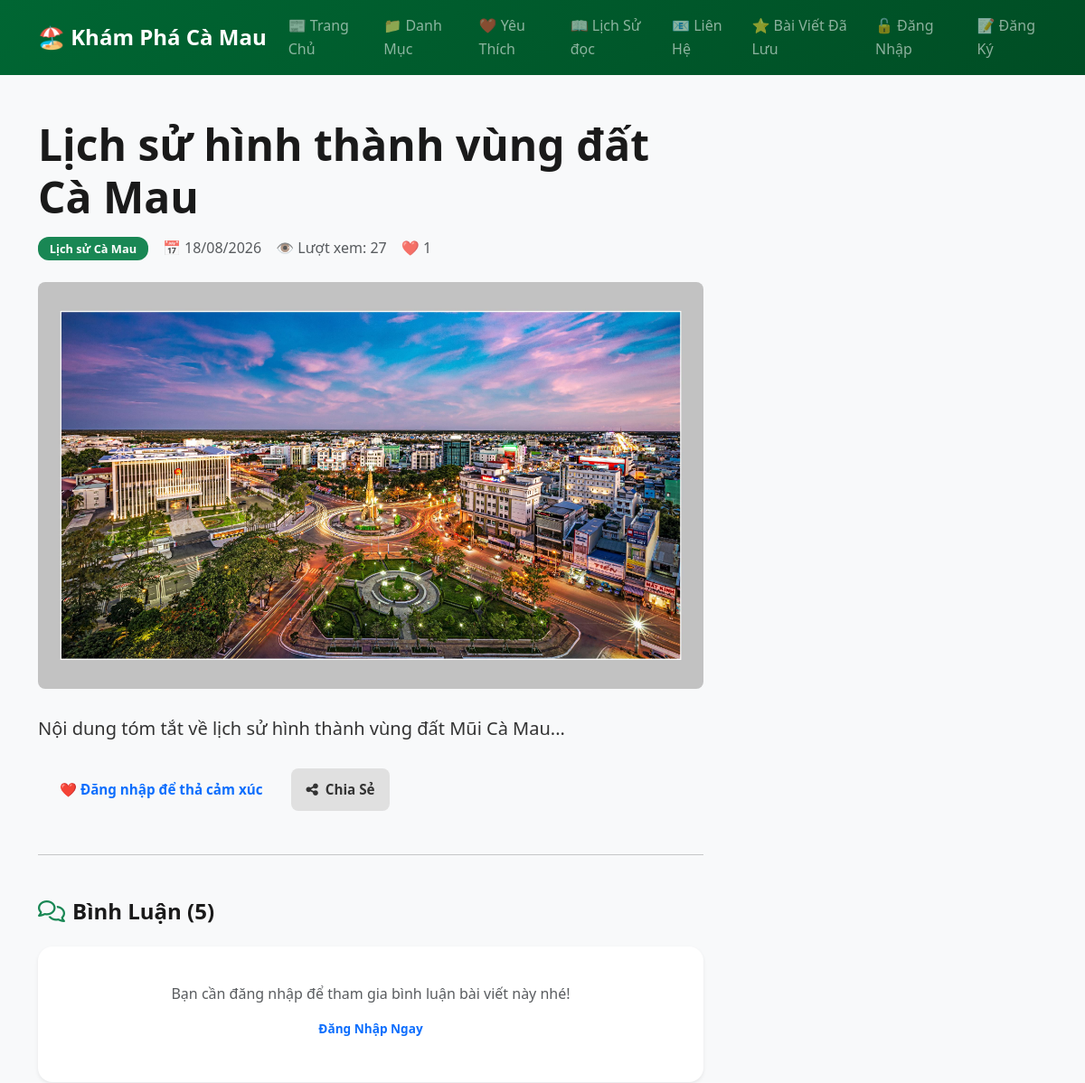
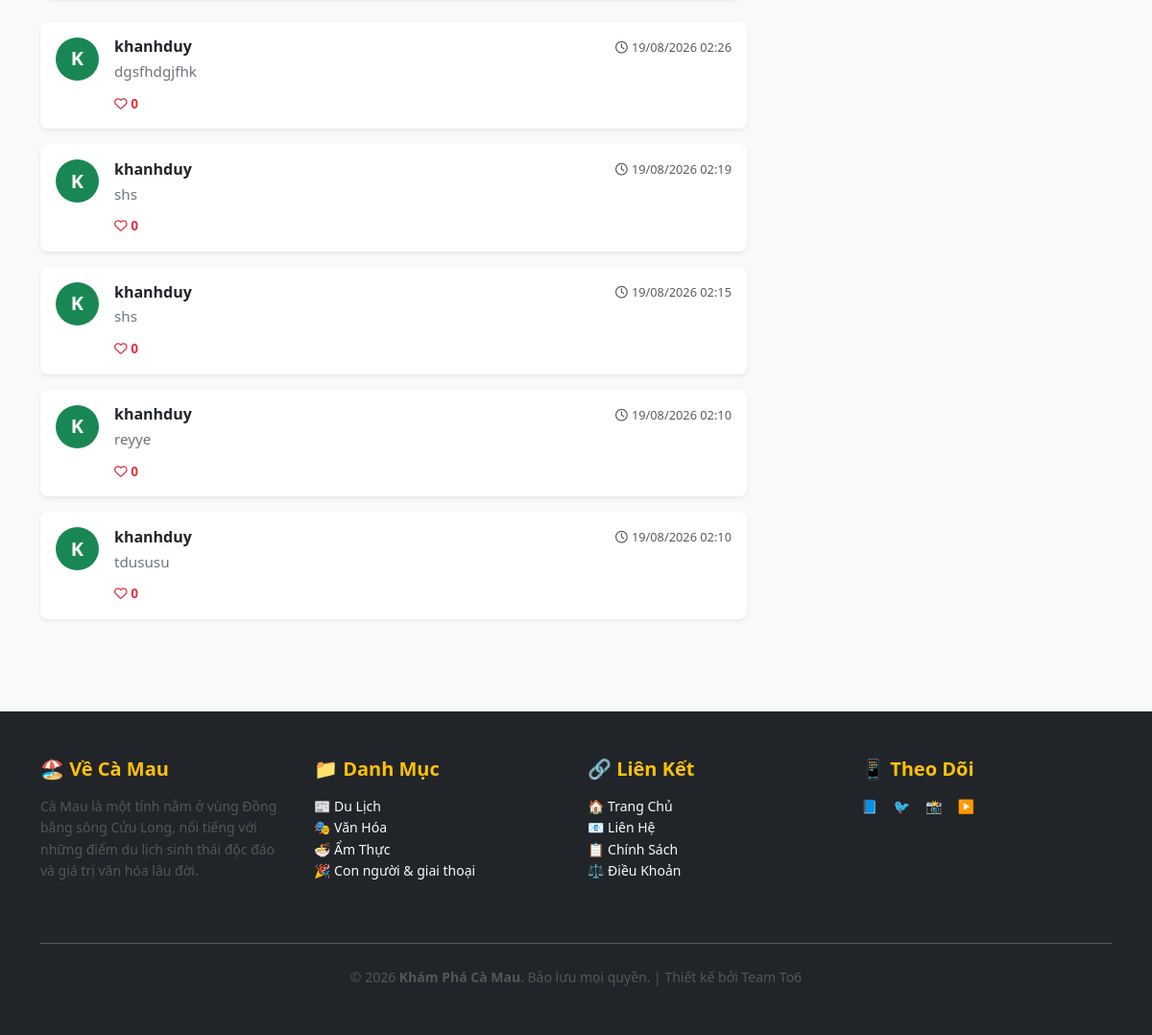
/detail.php?id=1, run on an earlier commit of the app's database (2 pictures, top to bottom).
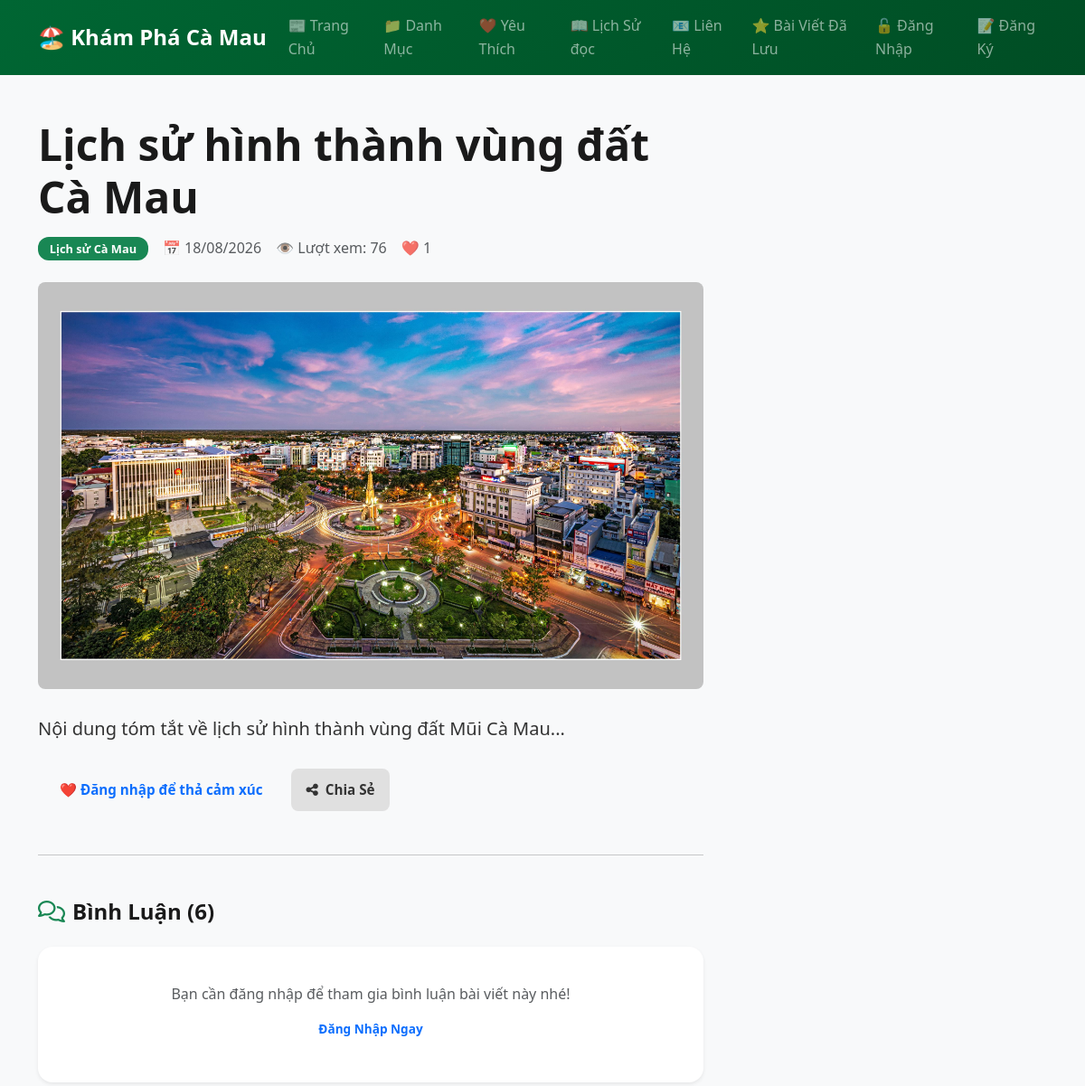
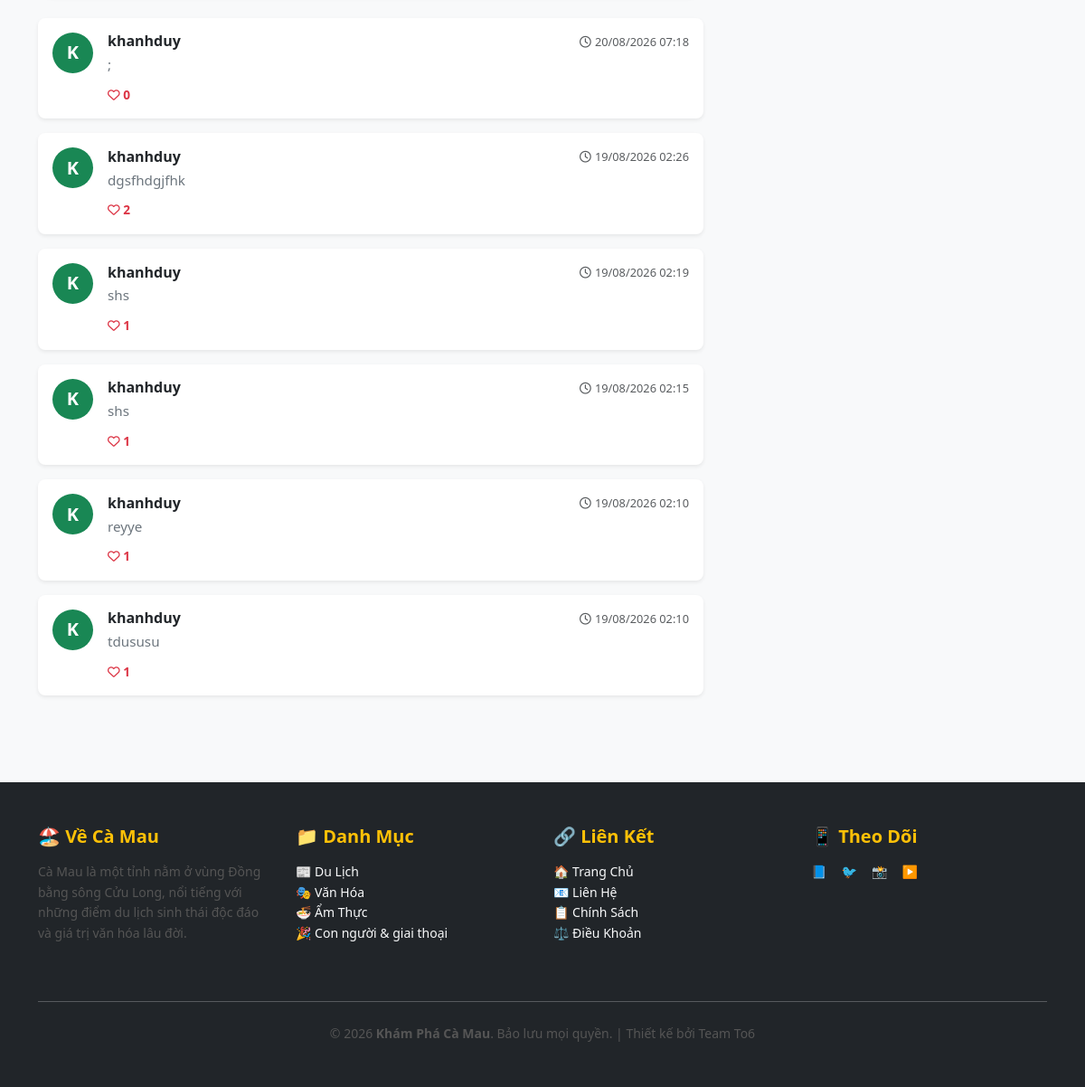
And on a later commit of the database (2 pictures, top to bottom).
### tables this page shows
CREATE TABLE `articles` (
  `id` int(11) NOT NULL,
  `category_id` int(11) DEFAULT NULL,
  `title` varchar(255) NOT NULL,
  `content` text NOT NULL,
  `image` varchar(255) DEFAULT NULL,
  `views` int(11) DEFAULT 0,
  `created_at` timestamp NOT NULL DEFAULT current_timestamp(),
  `status` varchar(20) DEFAULT 'approved'
);

CREATE TABLE `comments` (
  `id` int(11) NOT NULL,
  `article_id` int(11) NOT NULL,
  `user_name` varchar(100) NOT NULL,
  `content` text NOT NULL,
  `created_at` timestamp NOT NULL DEFAULT current_timestamp(),
  `status` varchar(20) DEFAULT 'approved',
  `parent_id` int(11) DEFAULT NULL
);

CREATE TABLE `categories` (
  `id` int(11) NOT NULL,
  `category_name` varchar(100) NOT NULL,
  `description` text DEFAULT NULL
);

### classes/Article.php (called while the page is built, shortened)
<?php
class Article {
    private $conn;
    public function __construct($conn) {
        $this->conn = $conn;
    }
    public function getById($id) {
        $stmt = $this->conn->prepare(
            "SELECT a.*, c.category_name,
            (SELECT COUNT(*) FROM likes l WHERE l.article_id = a.id) as real_likes
            FROM articles a
            LEFT JOIN categories c ON a.category_id = c.id
            WHERE a.id = ?"
        );
        $stmt->execute([$id]);
        return $stmt->fetch(PDO::FETCH_ASSOC);
    }
    public function getLikeCount($article_id) {
        $stmt = $this->conn->prepare("SELECT COUNT(*) FROM likes WHERE article_id = ?");
        $stmt->execute([$article_id]);
        return $stmt->fetchColumn();
    }
}
?>

### includes/functions.php (called while the page is built, shortened)
<?php
function isLoggedIn() {
    return isset($_SESSION['user_id']) && !empty($_SESSION['user_id']);
}
function formatDate($date, $format = 'd/m/Y H:i') {
    return date($format, strtotime($date));
}
?>

### detail.php (the view, shortened to what the changed rows need)
<?php
require_once 'config/db.php';
require_once 'includes/functions.php';
require_once 'classes/Article.php';
require_once 'classes/Category.php';
$article_obj = new Article($pdo);
function getArticleImage($imageName) {
    $imageName = str_replace('assets/images/', 'assets/img/', $imageName);
    if (strpos($imageName, 'assets/img/') === 0) {
        return htmlspecialchars($imageName);
    }
    return 'assets/img/' . htmlspecialchars($imageName);
}
$article_id = $_GET['id'] ?? 0;
$article_obj->increaseViews($article_id);
$article = $article_obj->getById($article_id);
$likeCount = $article_obj->getLikeCount($article_id);
$userLiked = isLoggedIn() ? $article_obj->isLikedByUser($article_id, $_SESSION['user_id']) : false;
array_unshift($_SESSION['reading_history'], $article_id);
$sql_comments = "SELECT c.*,
                (SELECT COUNT(*) FROM comment_likes cl WHERE cl.comment_id = c.id) as like_count,
                (SELECT COUNT(*) FROM comment_likes cl WHERE cl.comment_id = c.id AND cl.user_id = ?) as is_liked
                FROM comments c
                WHERE c.article_id = ? AND c.parent_id IS NULL
                ORDER BY c.created_at DESC";
$stmt = $pdo->prepare($sql_comments);
$stmt->execute([$_SESSION['user_id'] ?? 0, $article_id]);
$comments = $stmt->fetchAll(PDO::FETCH_ASSOC);
?>
<!DOCTYPE html>
<html lang="vi">
<head>
    <link href="https://cdn.jsdelivr.net/npm/bootstrap@5.3.0/dist/css/bootstrap.min.css" rel="stylesheet">
    <link rel="stylesheet" href="https://cdnjs.cloudflare.com/ajax/libs/font-awesome/6.4.0/css/all.min.css">
    <link rel="stylesheet" href="css/style.css">
</head>
<body class="bg-light">
<main class="container-lg py-5">
    <div class="row">
        <div class="col-lg-8">
            <article>
                <h1 class="display-5 fw-bold mb-3"><?= htmlspecialchars($article['title']) ?></h1>
                <div class="d-flex gap-3 align-items-center mb-4 flex-wrap">
                    <span class="badge bg-success"><?= htmlspecialchars($article['category_name'] ?? 'Chung') ?></span>
                    <span class="text-muted">📅 <?= formatDate($article['created_at'], 'd/m/Y') ?></span>
                    <span class="text-muted">👁️ Lượt xem: <?= $article['views'] ?? 0 ?></span>
                    <span class="text-muted" id="like-count">❤️ <?= $likeCount ?></span>
                </div>
                <?php if (!empty($article['image'])): ?>
                    <img src="<?= getArticleImage($article['image']) ?>"
                         class="img-fluid rounded-3 mb-4 w-100"
                         style="max-height: 450px; object-fit: cover;"
                         alt="<?= htmlspecialchars($article['title']) ?>"
                         onerror="this.src='assets/img/bacbaphi.jpg';">
                <?php endif; ?>
                <div class="lead lh-lg mb-4"><?= nl2br(htmlspecialchars($article['content'])) ?></div>
                <div class="d-flex gap-2 mt-4">
                    <?php if (isLoggedIn()): ?>
                        <button class="btn <?= $userLiked ? 'btn-primary' : 'btn-outline-primary' ?>" id="like-btn" onclick="likeArticle(<?= $article_id ?>)">
                            <?= $userLiked ? '💛' : '❤️' ?> Thích (<span id="like-text"><?= $likeCount ?></span>)
                        </button>
                    <?php else: ?>
                        <a href="login.php" class="btn btn-outline-primary">❤️ Đăng nhập để thả cảm xúc</a>
                    <?php endif; ?>
                    <button class="btn btn-secondary px-3 py-2 fw-semibold rounded-3" onclick="shareArticle()">
                    </button>
                </div>
            </article>
            <section class="comments-section" id="comments">
                <h4 class="fw-bold mb-4"><i class="fa-regular fa-comments me-2 text-success"></i>Bình Luận (<?= count($comments) ?>)</h4>
                <div class="card border-0 shadow-sm rounded-4 p-4 mb-4 bg-white">
                    <?php if (isLoggedIn()): ?>
                        <form action="detail.php?id=<?= $article_id ?>#comments" method="POST">
                            <div class="mb-3">
                                <label for="comment_content" class="form-label fw-semibold">
                                    Viết bình luận với tư cách: <span class="text-success"><?= htmlspecialchars($_SESSION['username'] ?? '') ?></span>
                                </label>
                                <textarea class="form-control rounded-3" id="comment_content" name="comment_content" rows="3" placeholder="Bạn thấy bài viết này thế nào? Chia sẻ ý kiến nhé..." required></textarea>
                            </div>
                            <div class="text-end">
                                <button type="submit" class="btn btn-success px-4 rounded-pill fw-semibold">
                                    <i class="fa-solid fa-paper-plane me-1"></i> Gửi Bình Luận
                                </button>
                            </div>
                        </form>
                    <?php else: ?>
                        <div class="text-center py-3">
                        </div>
                    <?php endif; ?>
                </div>
                <div class="comment-list d-flex flex-column gap-3">
                    <?php if (!empty($comments)): ?>
                        <?php foreach ($comments as $com):
                            $com_username = !empty($com['user_name']) ? $com['user_name'] : (!empty($com['username']) ? $com['username'] : 'Thành viên');
                        ?>
                            <div class="card border-0 shadow-sm rounded-3 p-3 bg-white">
                                <div class="d-flex align-items-start gap-3">
                                    <div class="bg-success text-white rounded-circle d-flex align-items-center justify-content-center fw-bold fs-5 flex-shrink-0" style="width: 45px; height: 45px;">
                                        <?= strtoupper(mb_substr($com_username, 0, 1)) ?>
                                    </div>
                                    <div class="flex-grow-1">
                                        <div class="d-flex justify-content-between align-items-center mb-1">
                                            <h6 class="fw-bold mb-0 text-dark"><?= htmlspecialchars($com_username) ?></h6>
                                            <small class="text-muted" style="font-size: 0.8rem;">
                                                <i class="fa-regular fa-clock me-1"></i><?= date('d/m/Y H:i', strtotime($com['created_at'])) ?>
                                            </small>
                                        </div>
                                        <p class="text-secondary mb-2" style="line-height: 1.5; font-size: 0.95rem;">
                                            <?= nl2br(htmlspecialchars($com['content'] ?? '')) ?>
                                        </p>
                                        <div class="d-flex align-items-center gap-3 pt-1">
                                            <button class="btn btn-sm text-danger border-0 p-0 btn-like-comment" data-id="<?= $com['id'] ?>">
                                                <i class="<?= $com['is_liked'] ? 'fa-solid' : 'fa-regular' ?> fa-heart"></i>
                                                <span class="like-count"><?= $com['like_count'] ?></span>
                                            </button>
                                        </div>
                                    </div>
                                </div>
                            </div>
                        <?php endforeach; ?>
                    <?php endif; ?>
                </div>
            </section>
        </div>
    </div>
</main>
</body>
</html>

What changed in the data, as far as the page shows it:
changed articles "Lịch sử hình thành vùng đất Cà Mau": views "27" → "76"
added comments: user_name "K", user_name "khanhduy", created_at "20/08/2026 07:18", content ";", like_count "0"
computed for comments "dgsfhdgjfhk": like_count "0" → "2"
computed for comments (number 3 of 6 on the later page): like_count "0" → "1"
computed for comments (number 4 of 6 on the later page): like_count "0" → "1"
changed comments "reyye": like_count "0" → "1"
changed comments "tdususu": like_count "0" → "1"
Also different on the page:
count($comments): "5" → "6"
